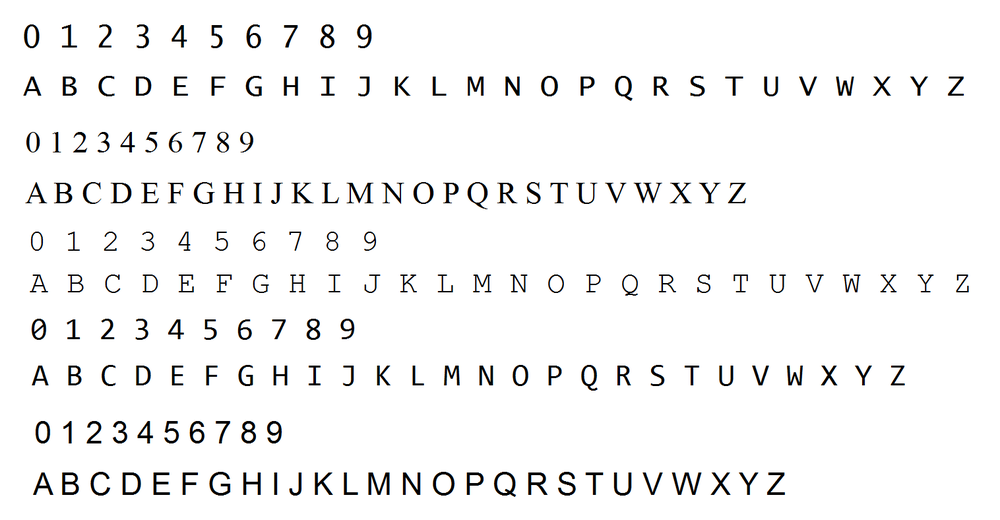
#> input picture training_chars.png, 1000 x 520 px, shrunk from 1516 x 788 before the run
$ python -i Preprocessing.py   (imports and definitions only)
#> lines starting #> are read from the running program, lines starting #| are printed output that depends on the picture; after the words box and inside, x2 and y2 are one past the last pixel; in counts of white or black regions, pixels touching at a corner belong together
#> further down, picture is the input picture: shape (520, 1000, 3); mean B, G, R 245.1, 245.1, 245.1


import cv2
import numpy as np
import math

# module level variables ##########################################################################
GAUSSIAN_SMOOTH_FILTER_SIZE = (5, 5)
ADAPTIVE_THRESH_BLOCK_SIZE = 19
ADAPTIVE_THRESH_WEIGHT = 9

###################################################################################################
def preprocess(imgOriginal):
    imgGrayscale = extractValue(imgOriginal)

    imgMaxContrastGrayscale = maximizeContrast(imgGrayscale)

    height, width = imgGrayscale.shape

    imgBlurred = np.zeros((height, width, 1), np.uint8)

    imgBlurred = cv2.GaussianBlur(imgMaxContrastGrayscale, GAUSSIAN_SMOOTH_FILTER_SIZE, 0)

    imgThresh = cv2.adaptiveThreshold(imgBlurred, 255.0, cv2.ADAPTIVE_THRESH_GAUSSIAN_C, cv2.THRESH_BINARY_INV, ADAPTIVE_THRESH_BLOCK_SIZE, ADAPTIVE_THRESH_WEIGHT)

    return imgGrayscale, imgThresh
# end function

###################################################################################################
def extractValue(imgOriginal):
    height, width, numChannels = imgOriginal.shape
#> height = 520; width = 1000; numChannels = 3

    imgHSV = np.zeros((height, width, 3), np.uint8)

    imgHSV = cv2.cvtColor(imgOriginal, cv2.COLOR_BGR2HSV)
#> imgHSV: shape (520, 1000, 3); mean H, S, V 5.6, 6.9, 246.4

    imgHue, imgSaturation, imgValue = cv2.split(imgHSV)
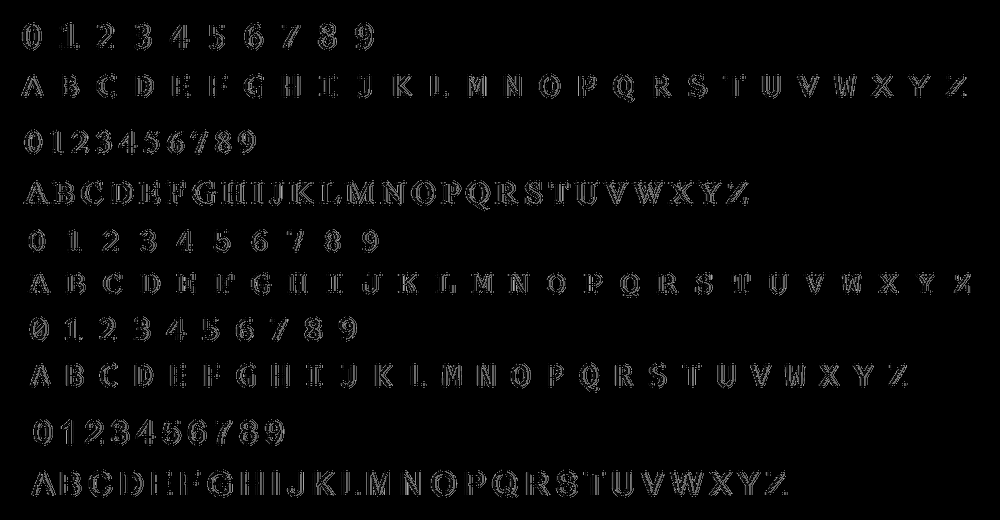
#> imgHue: shape (520, 1000); min 0, max 179, mean 5.6
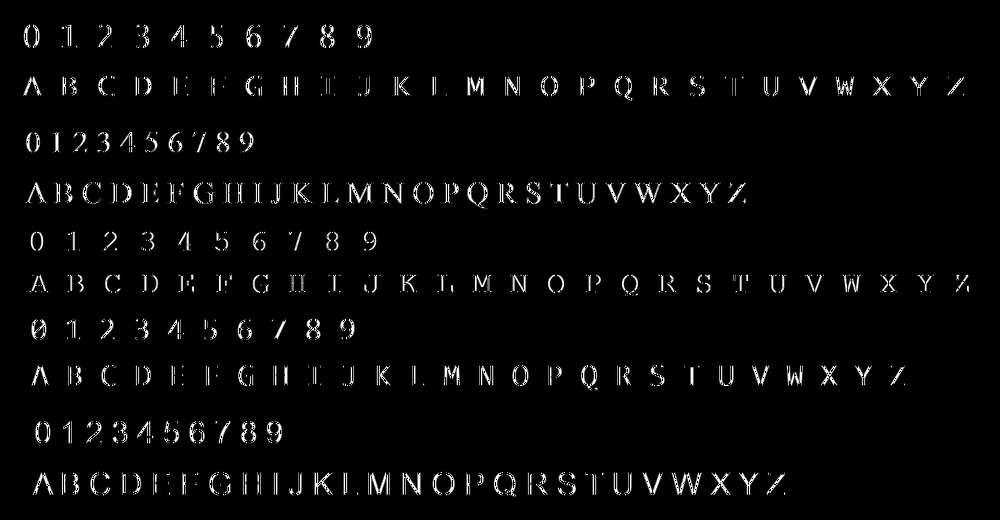
#> imgSaturation: shape (520, 1000); min 0, max 255, mean 6.9
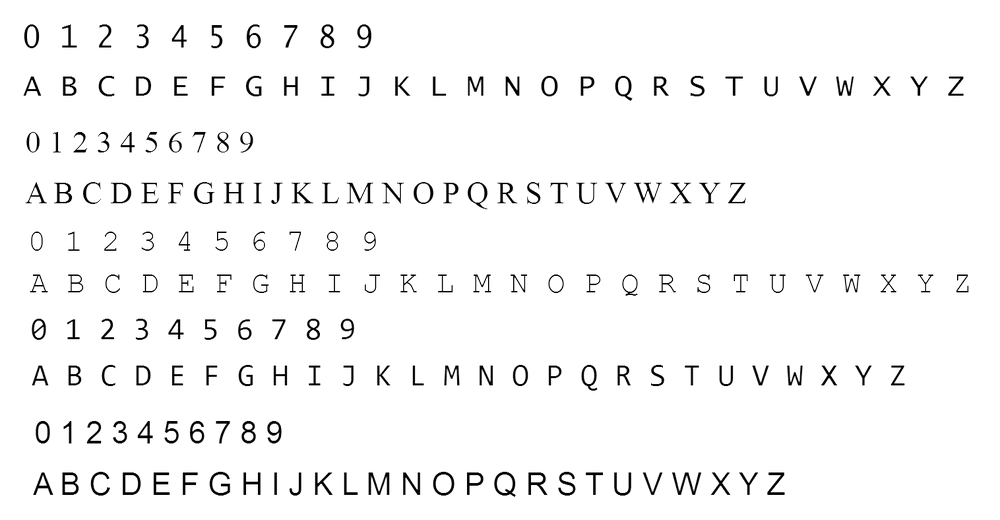
#> imgValue: shape (520, 1000); min 0, max 255, mean 246.4

    return imgValue
# end function

###################################################################################################
def maximizeContrast(imgGrayscale):

    height, width = imgGrayscale.shape
#> height = 520; width = 1000

    imgTopHat = np.zeros((height, width, 1), np.uint8)
    imgBlackHat = np.zeros((height, width, 1), np.uint8)

    structuringElement = cv2.getStructuringElement(cv2.MORPH_RECT, (3, 3))

    imgTopHat = cv2.morphologyEx(imgGrayscale, cv2.MORPH_TOPHAT, structuringElement)
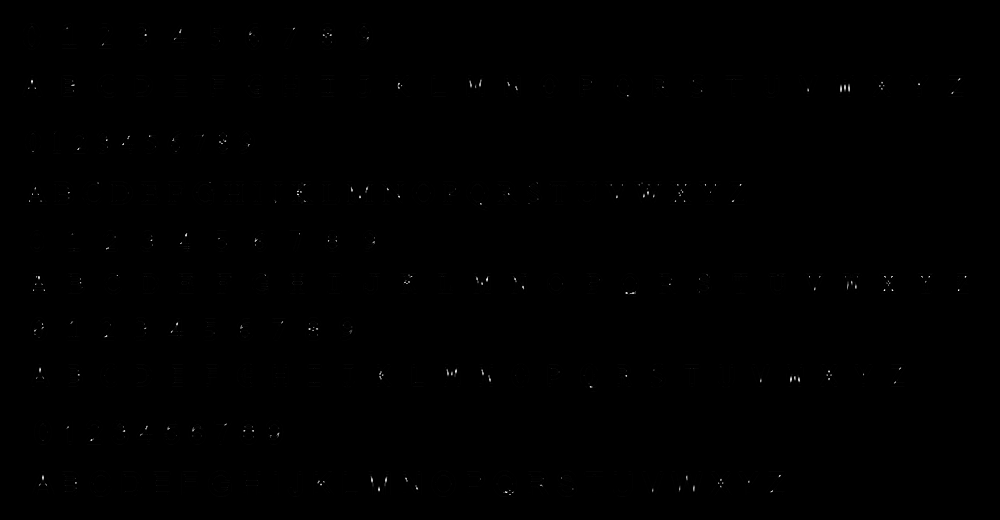
#> imgTopHat: shape (520, 1000); min 0, max 253, mean 0.4
    imgBlackHat = cv2.morphologyEx(imgGrayscale, cv2.MORPH_BLACKHAT, structuringElement)
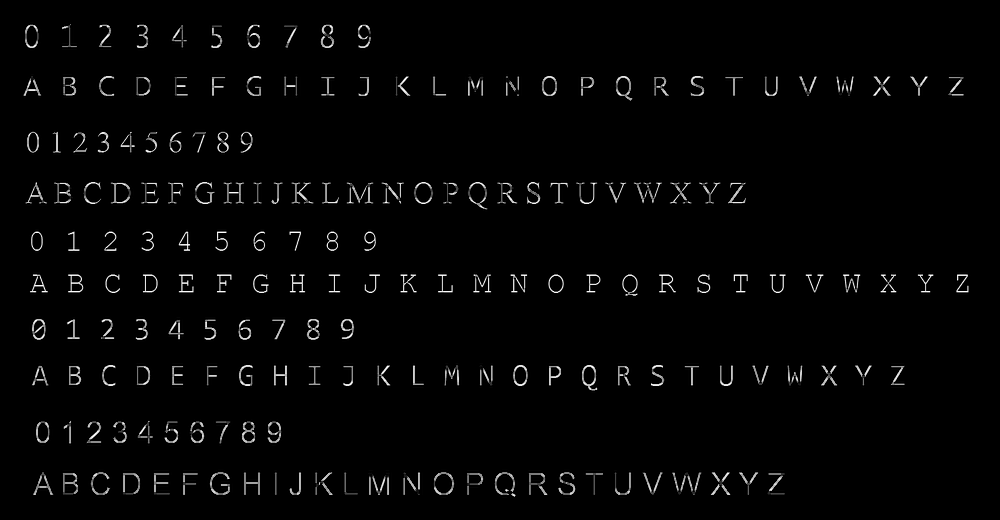
#> imgBlackHat: shape (520, 1000); min 0, max 255, mean 5.2

    imgGrayscalePlusTopHat = cv2.add(imgGrayscale, imgTopHat)
    imgGrayscalePlusTopHatMinusBlackHat = cv2.subtract(imgGrayscalePlusTopHat, imgBlackHat)

    return imgGrayscalePlusTopHatMinusBlackHat
# end function

>>> import cv2
>>> picture = cv2.imread('training_chars.png')
>>> result = preprocess(picture)
#> in preprocess, `imgBlurred = cv2.GaussianBlur(imgMaxContrastGrayscale, GAUSSIAN_SMOOTH..`:
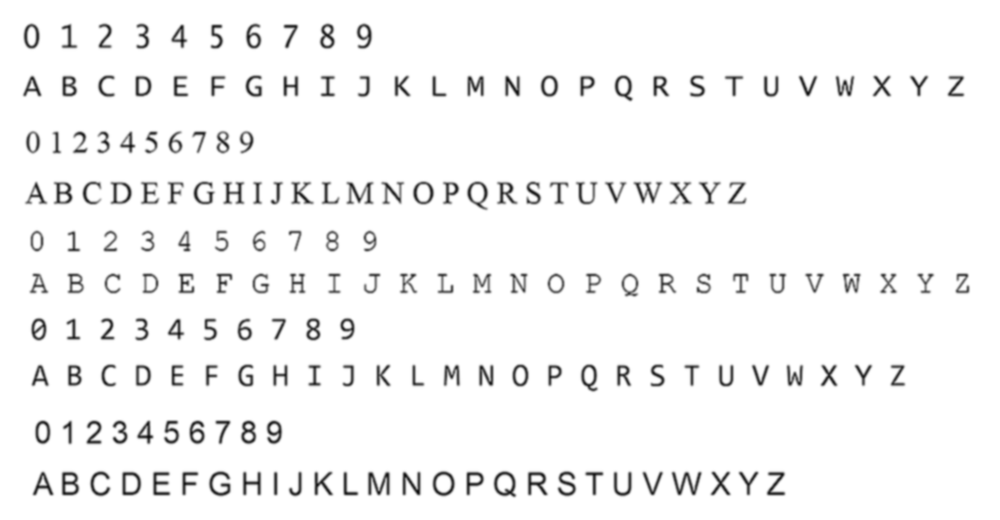
#> imgBlurred: shape (520, 1000); min 16, max 255, mean 245.1
#> in preprocess, `imgThresh = cv2.adaptiveThreshold(imgBlurred, 255.0, cv2.ADAPTIVE_THRE..`:
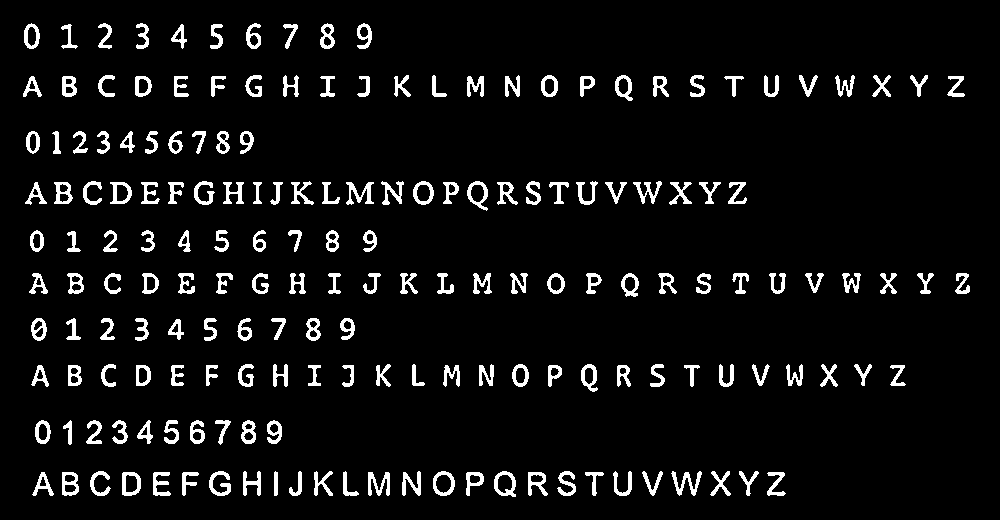
#> imgThresh: shape (520, 1000); 6.1% white; 180 white regions, largest, box (x1, y1, x2, y2) and area: (671, 471, 702, 496) 298, (346, 182, 374, 205) 286, (368, 472, 390, 496) 282
